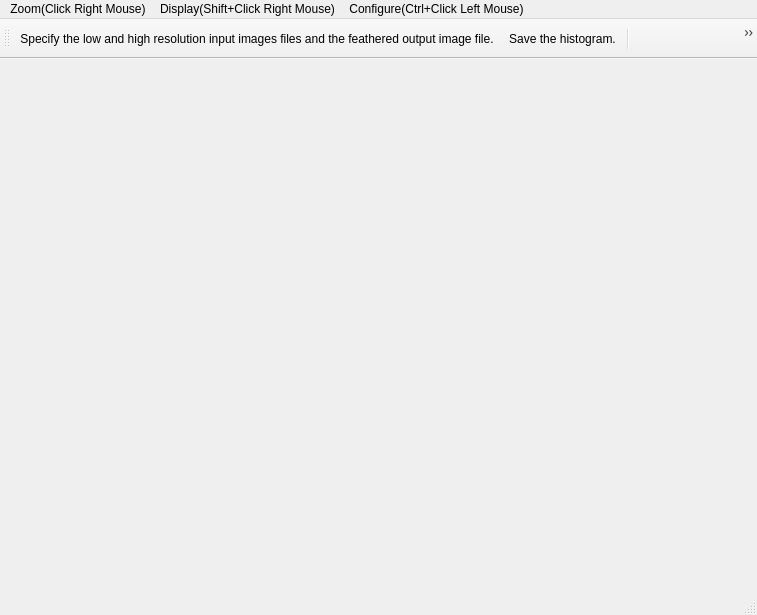
<?xml version="1.0" encoding="UTF-8"?>
<ui version="4.0">
 <class>HistogramMainClass</class>
 <widget class="QMainWindow" name="HistogramMainClass">
  <property name="geometry">
   <rect>
    <x>0</x>
    <y>0</y>
    <width>757</width>
    <height>615</height>
   </rect>
  </property>
  <property name="windowTitle">
   <string>MainWindow</string>
  </property>
  <widget class="QWidget" name="centralwidget">
   <layout class="QVBoxLayout" name="verticalLayout"/>
  </widget>
  <widget class="QStatusBar" name="statusbar"/>
  <widget class="QToolBar" name="toolBar">
   <property name="minimumSize">
    <size>
     <width>400</width>
     <height>40</height>
    </size>
   </property>
   <property name="windowTitle">
    <string>toolBar</string>
   </property>
   <attribute name="toolBarArea">
    <enum>TopToolBarArea</enum>
   </attribute>
   <attribute name="toolBarBreak">
    <bool>false</bool>
   </attribute>
   <addaction name="actionImageFile"/>
   <addaction name="actionSave"/>
   <addaction name="separator"/>
   <addaction name="actionColor"/>
  </widget>
  <widget class="QMenuBar" name="menuBar">
   <property name="geometry">
    <rect>
     <x>0</x>
     <y>0</y>
     <width>757</width>
     <height>25</height>
    </rect>
   </property>
   <widget class="QMenu" name="menuZoom">
    <property name="title">
     <string>Zoom(Click Right Mouse)</string>
    </property>
   </widget>
   <widget class="QMenu" name="menuDisplay">
    <property name="title">
     <string>Display(Shift+Click Right Mouse)</string>
    </property>
   </widget>
   <widget class="QMenu" name="menuConfigure">
    <property name="title">
     <string>Configure(Ctrl+Click Left Mouse)</string>
    </property>
   </widget>
   <addaction name="menuZoom"/>
   <addaction name="menuDisplay"/>
   <addaction name="menuConfigure"/>
  </widget>
  <action name="actionImageFile">
   <property name="icon">
    <iconset>
     <normaloff>:/images/fileFolder.png</normaloff>:/images/fileFolder.png</iconset>
   </property>
   <property name="text">
    <string>Specify the low and high resolution input images files and the feathered output image file.</string>
   </property>
   <property name="toolTip">
    <string>Specify the low and high resolution input images files and the feathered output image file.</string>
   </property>
  </action>
  <action name="actionColor">
   <property name="icon">
    <iconset>
     <normaloff>:/images/colorWheel.png</normaloff>:/images/colorWheel.png</iconset>
   </property>
   <property name="text">
    <string>Specify color preferences for the histogram.</string>
   </property>
   <property name="toolTip">
    <string>Specify color preferences for the histogram.</string>
   </property>
  </action>
  <action name="actionSave">
   <property name="icon">
    <iconset>
     <normaloff>:/images/save.png</normaloff>:/images/save.png</iconset>
   </property>
   <property name="text">
    <string>Save the histogram.</string>
   </property>
   <property name="toolTip">
    <string>Save the histogram.</string>
   </property>
  </action>
 </widget>
 <resources/>
 <connections/>
</ui>
